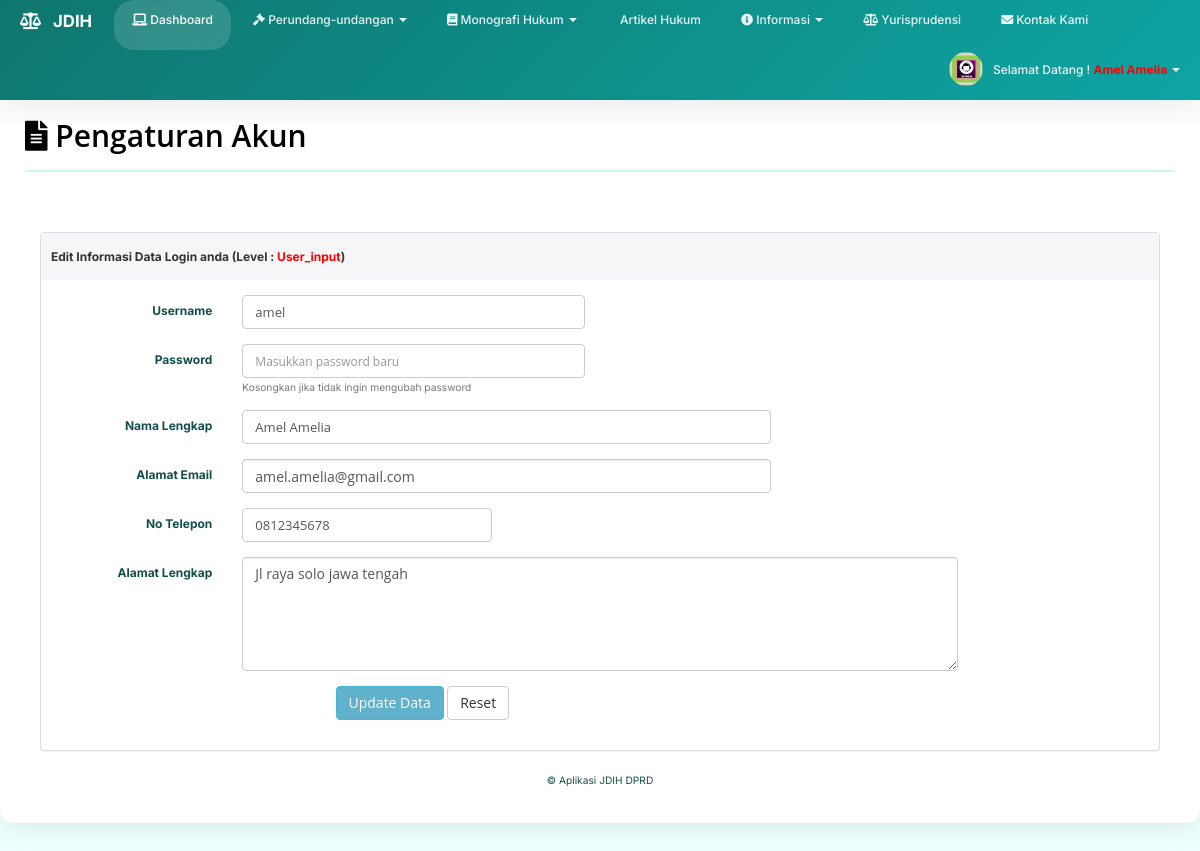
Page /panel_control/index.php?page=account (signed in) on the committed database.
### tables this page shows
CREATE TABLE `phpmu_user` (
  `id_user` int(5) NOT NULL,
  `username` varchar(100) NOT NULL,
  `password` varchar(150) NOT NULL,
  `nama_lengkap` varchar(150) NOT NULL,
  `alamat_email` varchar(150) NOT NULL,
  `no_telpon` varchar(15) NOT NULL,
  `alamat_lengkap` text NOT NULL,
  `level` varchar(20) NOT NULL DEFAULT 'biasa',
  `status` enum('Y','N') NOT NULL DEFAULT 'N',
  `waktu_daftar` datetime NOT NULL
);

### panel_control/account.php (the view, shortened to what this page needs)
<?php
include "a_db.php";
$aksi = isset($_GET['aksi']) ? $_GET['aksi'] : '';
if ($aksi == ''){
    $user_id = mysqli_real_escape_string($koneksi, $_SESSION['login']);
    $query = "SELECT * FROM phpmu_user WHERE id_user='$user_id'";
    $result = mysqli_query($koneksi, $query);
    $e = mysqli_fetch_assoc($result);
    $query2 = "SELECT * FROM phpmu_user WHERE id_user='$user_id'";
    $result2 = mysqli_query($koneksi, $query2);
    $ee = mysqli_fetch_assoc($result2);
?>
<h4 style='padding-top:15px'></h4>
<div class="col-md-12">
    <div class="panel panel-default">
        <div class="panel-heading">
            <strong>Edit Informasi Data Login anda
                (<?php echo "Level : <b style='color:red; text-transform:capitalize'>" . htmlspecialchars($ee['level']) . "</b>"; ?>)
            </strong>
        </div>
        <div class="panel-body">
            <form action='' class="form-horizontal" method="POST" enctype='multipart/form-data'>
                <div class="form-group">
                    <label class="col-lg-2 control-label">Username</label>
                    <div class="col-lg-4">
                        <input type="text" name="a" class="bg-focus form-control"
                               value="<?php echo htmlspecialchars($e['username']); ?>" required>
                    </div>
                </div>
                <div class="form-group">
                    <label class="col-lg-2 control-label">Password</label>
                    <div class="col-lg-4">
                        <input type="password" name="b" class="bg-focus form-control"
                               placeholder="Masukkan password baru">
                        <small class="text-muted">Kosongkan jika tidak ingin mengubah password</small>
                    </div>
                </div>
                <div class="form-group">
                    <label class="col-lg-2 control-label">Nama Lengkap</label>
                    <div class="col-lg-6">
                        <input type="text" name="c" class="bg-focus form-control"
                               value="<?php echo htmlspecialchars($e['nama_lengkap']); ?>" required>
                    </div>
                </div>
                <div class="form-group">
                    <label class="col-lg-2 control-label">Alamat Email</label>
                    <div class="col-lg-6">
                        <input type="email" name="d" class="bg-focus form-control"
                               value="<?php echo htmlspecialchars($e['alamat_email']); ?>" required>
                    </div>
                </div>
                <div class="form-group">
                    <label class="col-lg-2 control-label">No Telepon</label>
                    <div class="col-lg-3">
                        <input type="text" name="e" class="form-control"
                               value="<?php echo htmlspecialchars($e['no_telpon']); ?>" required>
                    </div>
                </div>
                <div class="form-group">
                    <label class="col-lg-2 control-label">Alamat Lengkap</label>
                    <div class="col-lg-8">
                        <textarea name='f' rows="5" class="form-control" required><?php echo htmlspecialchars($e['alamat_lengkap']); ?></textarea>
                    </div>
                </div>
                <div class="form-group">
                    <div class="col-lg-9 pull-right">
                        <button type="submit" name='update' class="btn btn-info">Update Data</button>
                        <button type="reset" class="btn btn-default">Reset</button>
                    </div>
                </div>
            </form>
        </div>
    </div>
</div>
<?php } ?>
<footer id="footer">
    <div class="text-center clearfix">
        <p><small>&copy; Aplikasi JDIH DPRD</small></p>
    </div>
</footer>

### panel_control/css/theme/default.css (style rules this page uses)
body { font-family: 'Open Sans', sans-serif; background-color: #252d3a; position: relative; margin: 0px; font-size: 12px; padding: 0px; }
h1, h2, h3, h4, h5 { margin: 0; line-height: inherit; color: #29323d; }
#pad-wrapper h4 { color: #F0FFFF; margin: 35px 0 10px 15px !important; }
footer { margin-top: 50px; }

### panel_control/css/elements/form.css (style rules this page uses)
.btn-info { color: #fff; background-color: #60b1cc; font-weight: normal!important; }

### panel_control/content.php (style rules this page uses)
:root { --c:#0ea5a4; --d:#0f766e; --bg:#f0fdfa; --w:#fff; --t:#134e4a; --b:#d1fae5; --r:14px; --s:0 8px 24px rgba(0,0,0,.08); }
* { font-family:Inter,sans-serif }
body { background:var(--bg);color:var(--t);padding-top:70px }
body, .content, #pad-wrapper { background-image:none!important; }

### panel_control/header.php (style rules this page uses)
:root { --c:#0ea5a4; --d:#0f766e; --bg:#f0fdfa; --w:#fff; --t:#134e4a; --b:#d1fae5; --r:14px; --s:0 8px 24px rgba(0,0,0,.08); }
* { font-family:Inter,sans-serif }
body { background:var(--bg);color:var(--t);padding-top:70px }
body, .content, #pad-wrapper { background-image:none!important; }

### rows in the picture
phpmu_user: level "User_input", a "amel", c "Amel Amelia", d "amel.amelia@gmail.com", e "0812345678", f "Jl raya solo jawa tengah"

### other values in the picture
$_SESSION['name_lengkap'] "Amel Amelia"
$currentTitle "Pengaturan Akun"
